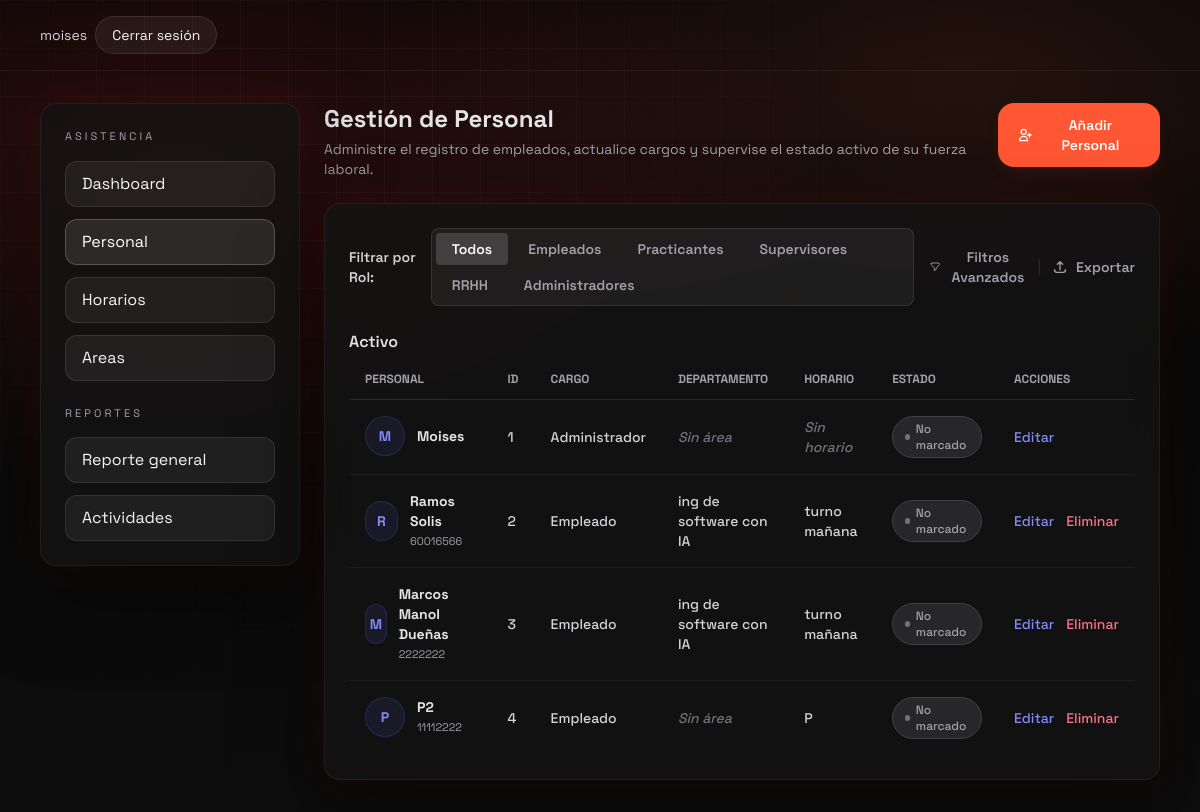
The app's page /panel-control/ (signed in), older data.
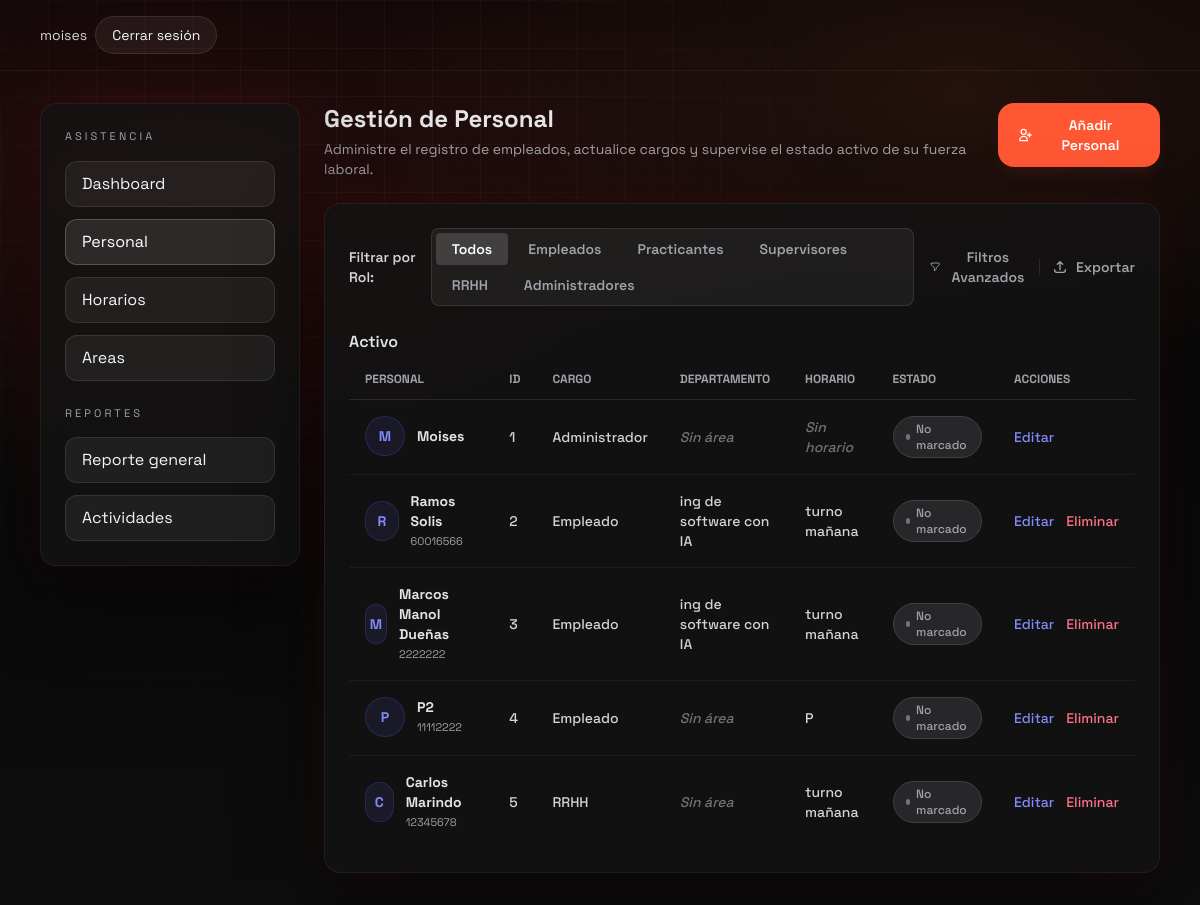
The same page, newer data.
### asistencia/models.py (models this page shows, shortened)
class CustomUser(AbstractUser):
    ROL_ADMIN = "admin"
    ROL_RRHH = "rrhh"
    ROL_SUPERVISOR = "supervisor"
    ROL_EMPLEADO = "empleado"
    ROL_PPHH = "pphh"
    ROLES = (
        (ROL_ADMIN, "Administrador"),
        (ROL_RRHH, "RRHH"),
        (ROL_SUPERVISOR, "Supervisor"),
        (ROL_EMPLEADO, "Empleado"),
        (ROL_PPHH, "Practicante (PP.HH.)"),
    )
    rol = models.CharField(max_length=20, choices=ROLES, default=ROL_EMPLEADO)
    dni = models.CharField(max_length=11, unique=True, verbose_name="DNI/CE")
    supervisor = models.ForeignKey(
        'self',
        on_delete=models.SET_NULL,
        null=True,
        blank=True,
        related_name='subordinados'
    )
    horario = models.ForeignKey(
        Horario,
        on_delete=models.SET_NULL,
        null=True,
        blank=True,
        related_name='empleados'
    )
    area = models.ForeignKey(
        Area,
        on_delete=models.SET_NULL,
        null=True,
        blank=True,
        related_name='empleados',
        verbose_name="Área de Práctica"
    )
    permite_remoto = models.BooleanField(default=False)
    codigo_qr = models.CharField(
        max_length=50,
        unique=True,
        editable=False,
        null=True,
        blank=True,
        help_text="Código QR único del empleado para validar asistencia"
    )

class Area(models.Model):
    nombre = models.CharField(max_length=100, unique=True, help_text="Ej. Diseño Gráfico, Ing. Software")
    descripcion = models.TextField(blank=True, null=True)
    def __str__(self):
        return self.nombre

class Horario(models.Model):
    nombre = models.CharField(max_length=100, help_text="Ej. Turno Mañana")
    hora_entrada = models.TimeField()
    hora_salida = models.TimeField()
    tolerancia_minutos = models.IntegerField(default=0)
    lunes = models.BooleanField(default=True)
    martes = models.BooleanField(default=True)
    miercoles = models.BooleanField(default=True)
    jueves = models.BooleanField(default=True)
    viernes = models.BooleanField(default=True)
    sabado = models.BooleanField(default=False)
    domingo = models.BooleanField(default=False)
    def __str__(self):
        return f"{self.nombre} ({self.hora_entrada} - {self.hora_salida})"

### asistencia/views.py (the view)
# urls.py: path("panel-control/", views.PanelControlView.as_view(), name="panel_control"),
class PanelControlView(LoginRequiredMixin, TemplateView):
    template_name = "asistencia/panel_control.html"
    def get_context_data(self, **kwargs):
        context = super().get_context_data(**kwargs)
        hoy = timezone.localdate()
        empleados = CustomUser.objects.filter(
            is_active=True,
        ).select_related('area')
        asistencias_hoy = RegistroAsistencia.objects.filter(fecha=hoy)
        empleados_lista = []
        for empleado in empleados:
            registro_hoy = asistencias_hoy.filter(empleado=empleado).first()
            empleado.estado_hoy = (
                "Presente"
                if registro_hoy and registro_hoy.estado == RegistroAsistencia.ESTADO_A_TIEMPO
                else "Tardanza"
                if registro_hoy and registro_hoy.estado == RegistroAsistencia.ESTADO_TARDANZA
                else "Falta"
                if registro_hoy and registro_hoy.estado == RegistroAsistencia.ESTADO_FALTA
                else "No marcado"
            )
            empleado.registro_hoy = registro_hoy
            empleados_lista.append(empleado)
        context.update(
            {
                "total_empleados": empleados.count(),
                "presentes": asistencias_hoy.exclude(estado=RegistroAsistencia.ESTADO_FALTA).count(),
                "tardanzas": asistencias_hoy.filter(estado=RegistroAsistencia.ESTADO_TARDANZA).count(),
                "faltas": asistencias_hoy.filter(estado=RegistroAsistencia.ESTADO_FALTA).count(),
                "empleados": empleados_lista,
                "empleado_form": EmpleadoCreationForm(),
                "areas": Area.objects.all().order_by("nombre"),
            }
        )
        return context

### asistencia/templates/asistencia/panel_control.html (shortened to what the changed rows need)
{% extends "asistencia/base_admin.html" %}
{% block admin_content %}
<div class="space-y-6">
    <div class="flex flex-col md:flex-row md:items-start md:justify-between gap-4">
        <div>
            <h2 class="text-2xl font-bold text-zinc-200 mb-1">Gestión de Personal</h2>
        </div>
    </div>
    <div class="glass rounded-2xl p-6">
        <div class="overflow-x-auto">
            <table class="w-full text-sm text-left">
                <thead>
                    <tr class="text-zinc-400 font-semibold uppercase text-xs border-b border-white/10">
                        <th class="px-4 pb-3">Personal</th>
                        <th class="px-4 pb-3">ID</th>
                        <th class="px-4 pb-3">Cargo</th>
                        <th class="px-4 pb-3">Departamento</th>
                        <th class="px-4 pb-3">Horario</th>
                        <th class="px-4 pb-3">Estado</th>
                        <th class="px-4 pb-3">Acciones</th>
                    </tr>
                </thead>
                <tbody id="personal-rows">
                    {% for empleado in empleados %}
                    {% if request.user.rol == 'admin' or empleado.rol == 'empleado' or empleado.rol == 'pphh' %}
                    <tr class="border-t border-white/5 hover:bg-white/[0.02] transition-colors" data-rol="{{ empleado.rol }}">
                        <td class="px-4 py-4 flex items-center gap-3">
                            <div class="w-10 h-10 rounded-full bg-indigo-500/10 border border-indigo-500/20 flex items-center justify-center text-indigo-400 font-bold uppercase">
                                {% if empleado.first_name %}
                                    {{ empleado.first_name|first|upper }}
                                {% else %}
                                    {{ empleado.username|first|upper }}
                                {% endif %}
                            </div>
                            <div>
                                <div class="font-bold text-zinc-200 capitalize">
                                    {{ empleado.get_full_name|default:empleado.username }}
                                </div>
                                <div class="text-[11px] text-zinc-400">{{ empleado.dni }}</div>
                            </div>
                        </td>
                        <td class="px-4 py-4 text-zinc-300 font-medium">{{ empleado.id }}</td>
                        <td class="px-4 py-4 text-zinc-300 font-medium">{{ empleado.get_rol_display }}</td>
                        <td class="px-4 py-4 text-zinc-300 font-medium">
                            {% if empleado.area %}{{ empleado.area.nombre }}{% else %}<span class="text-zinc-500 italic">Sin área</span>{% endif %}
                        </td>
                        <td class="px-4 py-4 text-zinc-300 font-medium">
                            {% if empleado.horario %}{{ empleado.horario.nombre }}{% else %}<span class="text-zinc-500 italic">Sin horario</span>{% endif %}
                        </td>
                        <td class="px-4 py-4">
                            {% if empleado.estado_hoy == "Presente" or empleado.estado_hoy == "Activo" %}
                                <span class="inline-flex items-center gap-1.5 px-3 py-1 rounded-full bg-emerald-500/10 text-emerald-400 text-xs font-medium border border-emerald-500/20">
                                    <span class="w-1.5 h-1.5 rounded-full bg-emerald-400"></span> {{ empleado.estado_hoy }}
                                </span>
                            {% elif empleado.estado_hoy == "Tardanza" %}
                                <span class="inline-flex items-center gap-1.5 px-3 py-1 rounded-full bg-amber-500/10 text-amber-300 text-xs font-medium border border-amber-500/20">
                                    <span class="w-1.5 h-1.5 rounded-full bg-amber-400"></span> {{ empleado.estado_hoy }}
                                </span>
                            {% elif empleado.estado_hoy == "Falta" %}
                                <span class="inline-flex items-center gap-1.5 px-3 py-1 rounded-full bg-rose-500/10 text-rose-300 text-xs font-medium border border-rose-500/20">
                                    <span class="w-1.5 h-1.5 rounded-full bg-rose-400"></span> {{ empleado.estado_hoy }}
                                </span>
                            {% else %}
                                <span class="inline-flex items-center gap-1.5 px-3 py-1 rounded-full bg-zinc-800 text-zinc-400 text-xs font-medium border border-zinc-700">
                                    <span class="w-1.5 h-1.5 rounded-full bg-zinc-500"></span> {{ empleado.estado_hoy }}
                                </span>
                            {% endif %}
                        </td>
                        <td class="px-4 py-4">
                            <div class="flex items-center gap-3">
                            <button onclick="abrirModalPersonal('editar', {{ empleado.id }}, '{{ empleado.first_name|escapejs }}', '{{ empleado.last_name|escapejs }}', '{{ empleado.username|escapejs }}', '{{ empleado.email|escapejs }}', '{% if empleado.area %}{{ empleado.area.id }}{% endif %}', '{% if empleado.horario %}{{ empleado.horario.id }}{% endif %}', '{{ empleado.rol|escapejs }}', '{{ empleado.dni|escapejs }}', {% if empleado.permite_remoto %}true{% else %}false{% endif %})"
                                   class="text-indigo-400 hover:text-indigo-300 transition font-medium text-sm">
                                  Editar
                            </button>
                            {% if request.user.id != empleado.id and empleado.rol != 'admin' %}
                            <form action="{% url 'eliminar_empleado' empleado.id %}" method="post" onsubmit="return confirm('¿Eliminar a {{ empleado.get_full_name|default:empleado.username }}?');" class="inline">
                                <button type="submit" class="text-rose-400 hover:text-rose-300 transition font-medium text-sm">Eliminar</button>
                            </form>
                            {% endif %}
                        </div>
                        </td>
                    </tr>
                    {% endif %}
                    {% endfor %}
                </tbody>
            </table>
        </div>
    </div>
</div>
{% endblock %}

### asistencia/templates/asistencia/base.html (shortened to what this page needs)
<!DOCTYPE html>
<html lang="es">
<head>
    <script src="https://cdn.tailwindcss.com"></script>
</head>
<body>
    <div class="page-bg" aria-hidden="true"></div>
    <header class="relative z-10 border-b border-white/5">
        <div class="max-w-6xl mx-auto px-4 py-4 flex flex-wrap items-center justify-between gap-4">
            <div class="text-sm flex items-center gap-2">
                {% if user.is_authenticated %}
                <span class="hidden sm:inline-block text-zinc-300 truncate max-w-[150px]">{{ user.username }}</span>
                <form method="post" action="/logout/" class="inline m-0">
                    <button type="submit" class="btn-ghost px-3 sm:px-4 py-2 rounded-full text-xs sm:text-sm whitespace-nowrap">Cerrar sesión</button>
                </form>
                {% endif %}
            </div>
        </div>
    </header>
    <main class="relative z-10 {% block main_classes %}max-w-6xl mx-auto px-4 py-8{% endblock %}">
        {% block content %}{% endblock %}
    </main>
</body>
</html>

Row changes from the older to the newer data that the page shows:
added CustomUser: first_name|first "C", get_full_name "Carlos Marindo", dni "12345678", id "5", rol "RRHH", shows "Sin área", horario.nombre "turno mañana", estado_hoy "No marcado"
